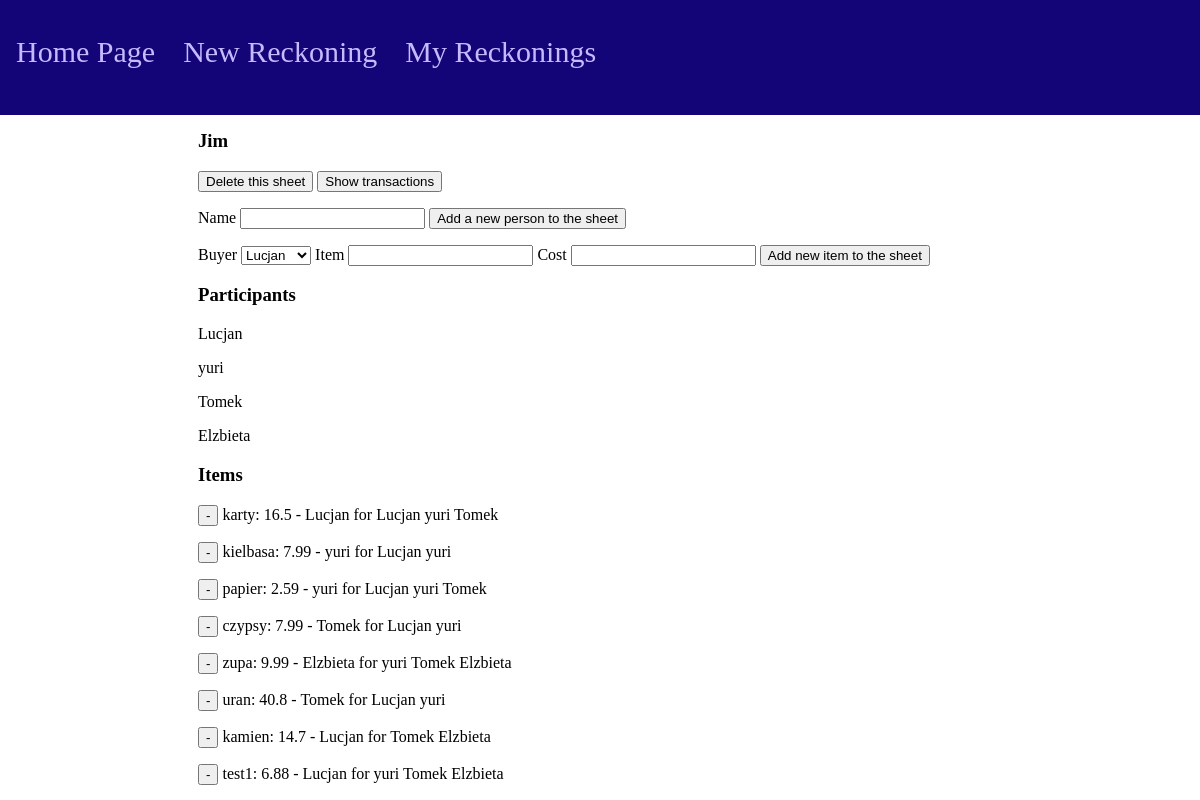
The app's page /reckon/Jim, older data.
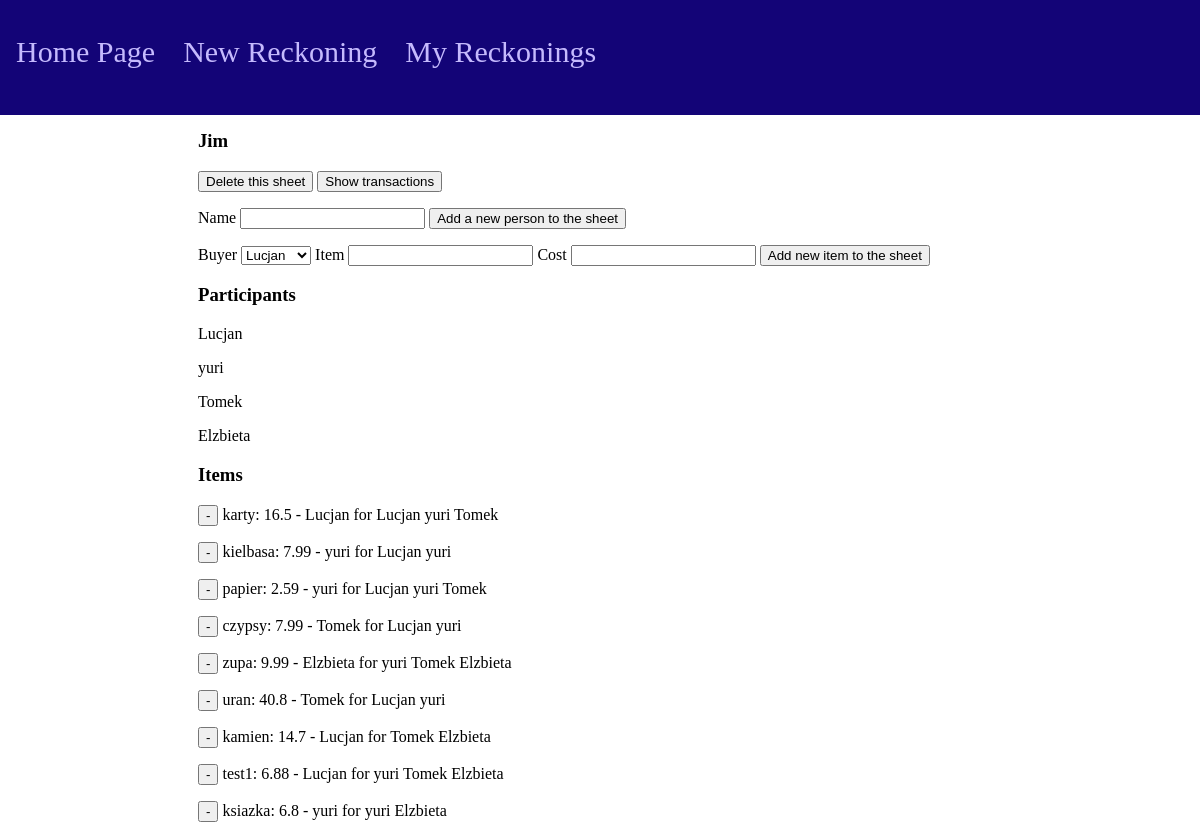
The same page, newer data.
### main/models.py (models this page shows, shortened)
class Person(models.Model):
    sheet = models.ForeignKey(Sheet, on_delete=models.CASCADE)
    name = models.CharField(max_length=20)
    balance = models.FloatField(default=0)
    def __str__(self):
        return self.name

class Item(models.Model):
    sheet = models.ForeignKey(Sheet, on_delete=models.CASCADE)
    person = models.ForeignKey(Person, on_delete=models.CASCADE)
    name = models.CharField(max_length=30)
    value = models.FloatField()

### main/views.py (the view)
# urls.py: path('reckon/<str:name>', views.reckon, name="reckon"),
def reckon(response, name):
    if response.method == 'POST':
        if response.POST.get("delete"):
            view = Sheet.objects.get(name=response.POST.get("delete"))
            view.delete()
            return HttpResponseRedirect('/sheets/', {})
        elif response.POST.get("addperson"):
            view = Sheet.objects.get(name=response.POST.get("addperson"))
            addperson = addPerson(response.POST)
            if addperson.is_valid():
                person = Person(sheet=view, name=addperson.cleaned_data["name"])
                print(person)
                person.save()
            return HttpResponseRedirect('/sheets/', {})
        elif response.POST.get("additem"):
            view = Sheet.objects.get(name=response.POST.get("additem"))
            additem = addItem(response.POST)
            postPay = response.POST.get("pay")
            print(postPay)
            if additem.is_valid():
                postValue = additem.cleaned_data["value"]
                postItem = additem.cleaned_data["item"]
                print("||||||||||||")
                print(postValue)
                print(postItem)
                if Person.objects.filter(sheet=view, name=postPay).exists():
                    new_item = Item(sheet=view, person=Person.objects.get(sheet=view, name=postPay), name=postItem, value=postValue)
                    print(new_item)
                    test = Person.objects.get(sheet=view, name=postPay)
                    test.balance -= postValue
                    test.save()
                    new_item.save()
                else:
                    newPerson = Person(sheet=view, name=postPay, balance=-postValue)
                    print(newPerson)
                    newPerson.save()
                    new_item = Item(sheet=view, person=newPerson, name=postItem, value=postValue)
                    print(new_item)
                    new_item.save()
                return HttpResponseRedirect('/reckon/{}/{}'.format(view.name, postItem))
            return HttpResponseRedirect('/reckon/{}'.format(view.name))
        elif response.POST.get("show"):
            view = Sheet.objects.get(name=response.POST.get("show"))
            return HttpResponseRedirect('/{}/transactions'.format(view.name))
        elif response.POST.get("item_delete"):
            view = Sheet.objects.get(name=name)
            item = Item.objects.get(sheet=view, name=response.POST.get("item_delete"))
            item.person.balance += item.value
            item.person.save()
            for debtor in Debtor.objects.filter(item=item):
                debtor.person.balance -= debtor.share/100 * item.value
                debtor.person.save()
            item.delete()
            return HttpResponseRedirect('/sheets/', {})
        else:
            return HttpResponseRedirect('/', {})
    else:
        view = Sheet.objects.get(name=name)
        print(view)
        people = [i for i in Person.objects.filter(sheet=view)]
        for item in Item.objects.filter(sheet=view):
            item.value = round(item.value,2)
        items = [i for i in Item.objects.filter(sheet=view)]
        debtors = [[i.person.name for i in Debtor.objects.filter(item=j)] for j in Item.objects.filter(sheet=view)]
        print(debtors)
        addperson = addPerson()
        additem = addItem()
        return render(response, "main/reckon.html",
            {"view": view, "people": people, "items": items, "debtors": debtors,
            "addperson": addperson, "additem": additem})

### main/forms.py
class addPerson(forms.Form):
    name = forms.CharField(label="Name", max_length=30)

class addItem(forms.Form):
    item = forms.CharField(label="item", max_length=30)
    value = forms.FloatField(label="value")
    """def __init__(self):
        super(addItem, self).__init__()
        people = [i.name for i in Person.objects.all()]

        self.fields["pay"]  = forms.ChoiceField(
            widget=forms.Select(choices=people),
        )
    """

### main/models.py (called while the page is built)
    def __str__(self):
        return self.name

### main/templates/main/reckon.html (shortened to what this page needs)
{% extends 'main/base.html' %}
{% block content %}
    <h3>{{view.name}}</h3>
    <div>
        <form method="post", action="/reckon/{{view.name}}">
            <button type="submit", name="delete", value="{{view.name}}">Delete this sheet</button>
            <button type="submit", name="show", value="{{view.name}}">Show transactions</button>
        </form>
        <div>
            <p>
                <form method="post", action="/reckon/{{view.name}}">
                    <label for="data">Name</label>
                    {{addperson.name}}
                    <button type="submit", name="addperson", value="{{view.name}}">Add a new person to the sheet</button>
                </form>
            </p>
            <p>
                <form method="post", action="/reckon/{{view.name}}">
                    <label for="pay">Buyer</label>
                    <select name="pay" id="pay">
                        {% for i in people %}
                            <option value="{{i.name}}">{{i.name}}</option>
                        {% endfor %}
                    </select>
                    <label for="item">Item</label>
                    {{additem.item}}
                    <label for="value">Cost</label>
                    {{additem.value}}
                    <button type="submit", name="additem", value="{{view.name}}">Add new item to the sheet</button>
                </form>
            </p>
        </div>
        <div>
            <h3>Participants</h3>
            {% for i in people %}
                <p>{{i.name}}</p>
            {% endfor %}
        </div>
        <div>
            <form method="post", action="/reckon/{{view.name}}">
                <h3>Items</h3>
                {% for i in items %}
                    <p>
                        <button type="submit", name="item_delete", value="{{i.name}}">-</button>
                        {{i.name}}: {{i.value}} - {{i.person}} for
                        {% for j in debtors %}
                            {% if forloop.counter == forloop.parentloop.counter %}
                                {% for k in j %}
                                {{k}}
                                {% endfor %}
                            {% endif %}
                        {% endfor %}
                    </p>
                {% endfor %}
            </form>
        </div>
    </div>
{% endblock content %}

Row changes from the older to the newer data that the page shows:
added Item: name "ksiazka", value "6.8", person "yuri", j "yuri" "Elzbieta"
